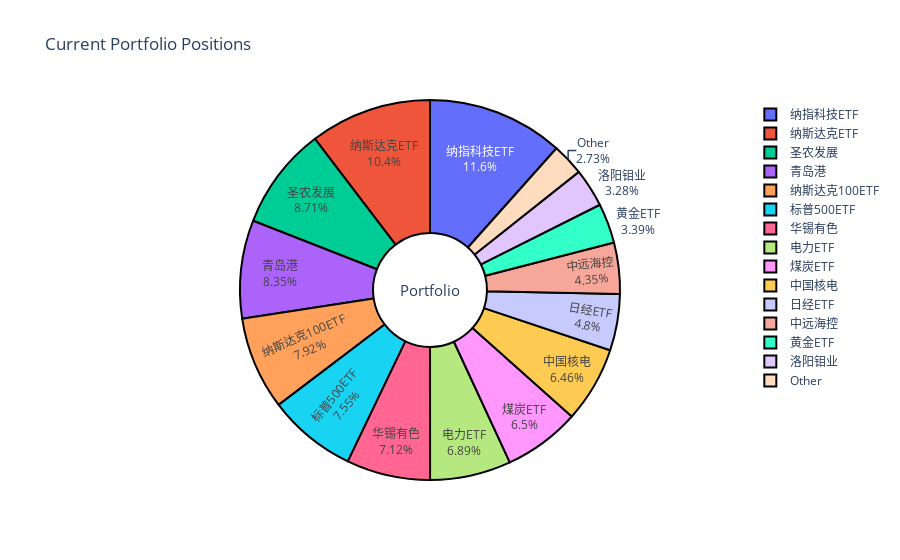

The notebook cell this image was saved under:
### Code cell
plot_current_positions(weights, stock_names)

### Figure 1 — Plotly figure (JSON) as saved in the notebook; plotly's stock layout.template omitted (floating-point values rounded to 4 significant figures)
{"data": [{"hole": 0.3, "hoverinfo": "label+percent+value", "labels": ["标普500ETF", "纳斯达克ETF", "日经ETF", "黄金ETF", "纳斯达克100ETF", "煤炭ETF", "电力ETF", "纳指科技ETF", "洛阳钼业", "中远海控", "华锡有色", "青岛港", "中国核电", "圣农发展", "Other"], "marker": {"line": {"color": "#000000", "width": 2}}, "textfont": {"size": 12}, "textinfo": "label+percent", "type": "pie", "values": [0.07553, 0.1035, 0.04804, 0.03389, 0.07922, 0.06505, 0.06894, 0.1159, 0.03276, 0.04349, 0.07125, 0.08347, 0.06456, 0.08708, 0.02726]}], "layout": {"annotations": [{"font": {"size": 15}, "showarrow": false, "text": "Portfolio", "x": 0.5, "y": 0.5}], "title": {"text": "Current Portfolio Positions"}}}
